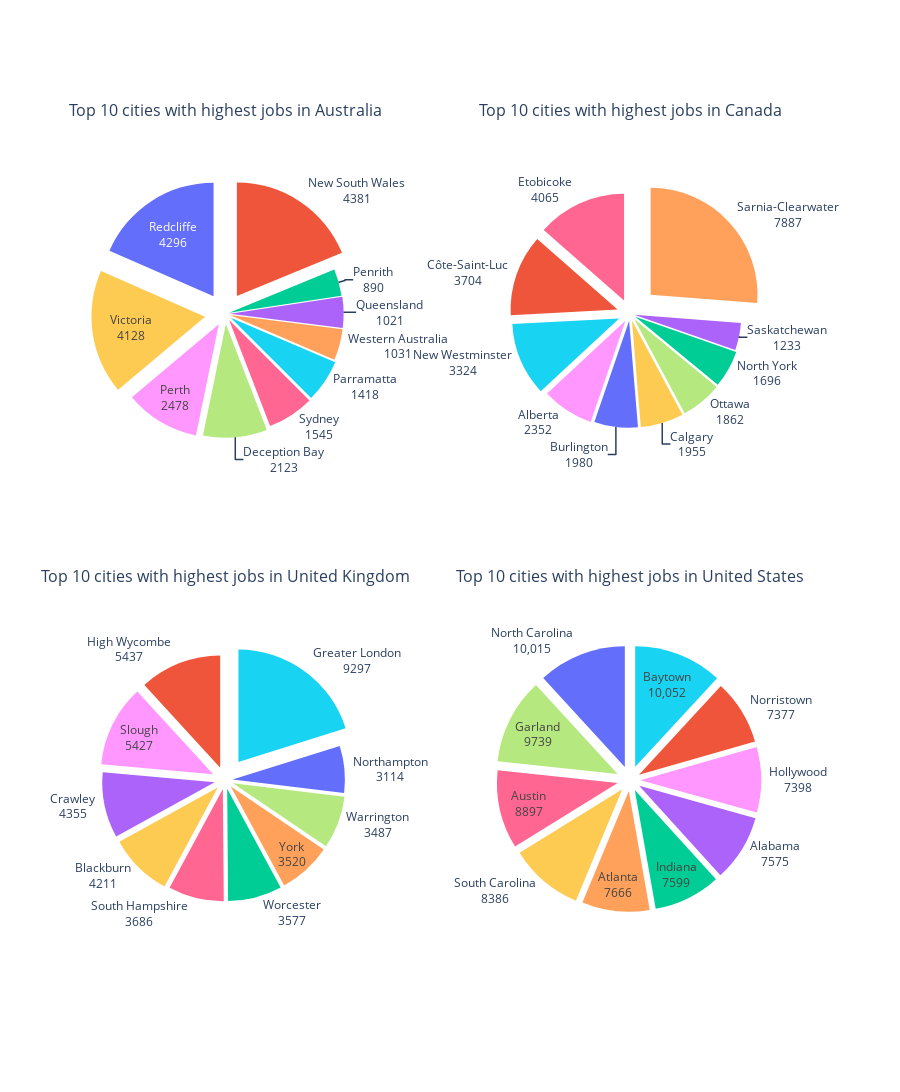

Notebook source saved alongside this figure:
### Markdown cell above
## Part 2

### Code cell
country_list = linkedin_job_postings['search_country'].unique().tolist()
country_list.sort()

linkedin_job_postings_by_country_dict = {}

for country in country_list:
    linkedin_job_postings_by_country_dict[country] = linkedin_job_postings[linkedin_job_postings['search_country']==country]

top = 10
top_cities_dict = {}

for country in country_list:
    top_cities_dict[country] = linkedin_job_postings_by_country_dict[country]['search_city'].value_counts().head(top)

fig_dict = {}

chart_colors = np.array(['rgb(239,85,59)', 'rgb(99,110,250)', 'rgb(254,203,82)', 'rgb(255,151,255)', 'rgb(182,232,128)',
                'rgb(255,102,146)', 'rgb(25,211,243)', 'rgb(255,161,90)', 'rgb(171,99,250)', 'rgb(0,204,150)'])

chart_colors_dict = {}

for country in country_list:
    chart_colors_dict[country] = chart_colors.copy()
    np.random.shuffle(chart_colors)

for country in country_list:
    total = top_cities_dict[country].values.sum()
    fig_dict[country] = go.Figure(
                            data=[
                                go.Pie(
                                    labels=top_cities_dict[country].index, 
                                    values=top_cities_dict[country].values,
                                    textinfo='label+value',
                                    insidetextorientation='horizontal',
                                    showlegend=False,
                                    pull=top_cities_dict[country].values / total,
                                    marker=dict(colors=chart_colors_dict[country]),
                                )
                            ]
                        )
    fig_dict[country].update_layout(
        title_text=f"Top {top} cities with highest jobs in {country}",
        title_x=0.5,
        title_y=0.95,
    )

fig2 = make_subplots(
    rows=2, 
    cols=2, 
    subplot_titles=[f"Top {top} cities with highest jobs in {country}" for country in country_list],
    specs=[[{"type": "sunburst"}, {"type": "sunburst"}], [{"type": "sunburst"}, {"type": "sunburst"}]],
    horizontal_spacing=0.2,
    vertical_spacing=0.1,
)

for country in country_list:
    fig2.add_trace(fig_dict[country].data[0], row=country_list.index(country)//2+1, col=country_list.index(country)%2+1)

fig2.update_layout(
    height=1200, 
    # width=1000, 
    # title_text="Top 10 cities with highest jobs in each country",
    # title_x=0.5,
    # title=dict(
    #     font=dict(
    #         size=24,  # Adjust text size as needed
    #         color="black",  # Adjust color as needed
    #     )
    # ),
    #     margin=dict(l=50, r=50, t=100, b=50),  # Adjust margins as needed
        # spacing=dict(row=0.2, column=0.2)
)

### Figure 1 — Plotly figure (JSON) as saved in the notebook; plotly's stock layout.template omitted (floating-point values rounded to 4 significant figures)
{"data": [{"domain": {"x": [0, 0.4], "y": [0.55, 1]}, "insidetextorientation": "horizontal", "labels": ["New South Wales", "Redcliffe", "Victoria", "Perth", "Deception Bay", "Sydney", "Parramatta", "Western Australia", "Queensland", "Penrith"], "marker": {"colors": ["rgb(239,85,59)", "rgb(99,110,250)", "rgb(254,203,82)", "rgb(255,151,255)", "rgb(182,232,128)", "rgb(255,102,146)", "rgb(25,211,243)", "rgb(255,161,90)", "rgb(171,99,250)", "rgb(0,204,150)"]}, "pull": [0.1879, 0.1843, 0.1771, 0.1063, 0.09107, 0.06628, 0.06083, 0.04423, 0.0438, 0.03818], "showlegend": false, "textinfo": "label+value", "type": "pie", "values": [4381, 4296, 4128, 2478, 2123, 1545, 1418, 1031, 1021, 890]}, {"domain": {"x": [0.6, 1], "y": [0.55, 1]}, "insidetextorientation": "horizontal", "labels": ["Sarnia-Clearwater", "Etobicoke", "Côte-Saint-Luc", "New Westminster", "Alberta", "Burlington", "Calgary", "Ottawa", "North York", "Saskatchewan"], "marker": {"colors": ["rgb(255,161,90)", "rgb(255,102,146)", "rgb(239,85,59)", "rgb(25,211,243)", "rgb(255,151,255)", "rgb(99,110,250)", "rgb(254,203,82)", "rgb(182,232,128)", "rgb(0,204,150)", "rgb(171,99,250)"]}, "pull": [0.2624, 0.1352, 0.1232, 0.1106, 0.07825, 0.06587, 0.06504, 0.06195, 0.05642, 0.04102], "showlegend": false, "textinfo": "label+value", "type": "pie", "values": [7887, 4065, 3704, 3324, 2352, 1980, 1955, 1862, 1696, 1233]}, {"domain": {"x": [0, 0.4], "y": [0, 0.45]}, "insidetextorientation": "horizontal", "labels": ["Greater London", "High Wycombe", "Slough", "Crawley", "Blackburn", "South Hampshire", "Worcester", "York", "Warrington", "Northampton"], "marker": {"colors": ["rgb(25,211,243)", "rgb(239,85,59)", "rgb(255,151,255)", "rgb(171,99,250)", "rgb(254,203,82)", "rgb(255,102,146)", "rgb(0,204,150)", "rgb(255,161,90)", "rgb(182,232,128)", "rgb(99,110,250)"]}, "pull": [0.2016, 0.1179, 0.1177, 0.09445, 0.09132, 0.07994, 0.07757, 0.07634, 0.07562, 0.06753], "showlegend": false, "textinfo": "label+value", "type": "pie", "values": [9297, 5437, 5427, 4355, 4211, 3686, 3577, 3520, 3487, 3114]}, {"domain": {"x": [0.6, 1], "y": [0, 0.45]}, "insidetextorientation": "horizontal", "labels": ["Baytown", "North Carolina", "Garland", "Austin", "South Carolina", "Atlanta", "Indiana", "Alabama", "Hollywood", "Norristown"], "marker": {"colors": ["rgb(25,211,243)", "rgb(99,110,250)", "rgb(182,232,128)", "rgb(255,102,146)", "rgb(254,203,82)", "rgb(255,161,90)", "rgb(0,204,150)", "rgb(171,99,250)", "rgb(255,151,255)", "rgb(239,85,59)"]}, "pull": [0.1187, 0.1182, 0.115, 0.105, 0.099, 0.0905, 0.08971, 0.08943, 0.08734, 0.08709], "showlegend": false, "textinfo": "label+value", "type": "pie", "values": [10052, 10015, 9739, 8897, 8386, 7666, 7599, 7575, 7398, 7377]}], "layout": {"annotations": [{"font": {"size": 16}, "showarrow": false, "text": "Top 10 cities with highest jobs in Australia", "x": 0.2, "xanchor": "center", "xref": "paper", "y": 1, "yanchor": "bottom", "yref": "paper"}, {"font": {"size": 16}, "showarrow": false, "text": "Top 10 cities with highest jobs in Canada", "x": 0.8, "xanchor": "center", "xref": "paper", "y": 1, "yanchor": "bottom", "yref": "paper"}, {"font": {"size": 16}, "showarrow": false, "text": "Top 10 cities with highest jobs in United Kingdom", "x": 0.2, "xanchor": "center", "xref": "paper", "y": 0.45, "yanchor": "bottom", "yref": "paper"}, {"font": {"size": 16}, "showarrow": false, "text": "Top 10 cities with highest jobs in United States", "x": 0.8, "xanchor": "center", "xref": "paper", "y": 0.45, "yanchor": "bottom", "yref": "paper"}], "height": 1200}}
